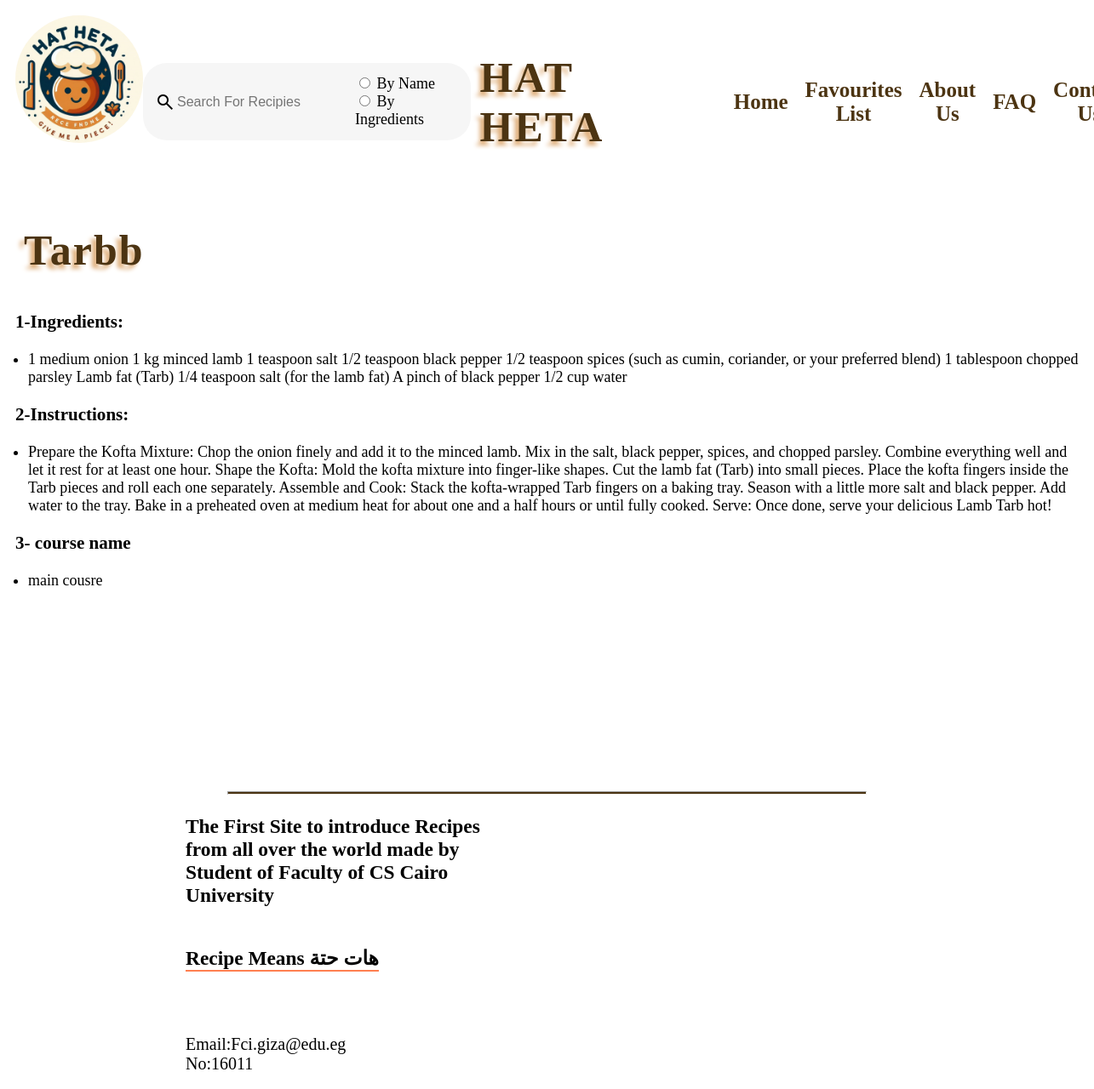
Screenshot of /display_recipe/30 with the database file from the repository.
### recipe_finder_website/models.py (models this page shows)
class Recipe(models.Model):
    name = models.CharField(max_length=255)
    course_name=models.CharField(max_length=255)
    ingredients = models.CharField(max_length=1000)
    instructions = models.CharField(max_length=1000)
    image = models.ImageField(upload_to='RecipePhotos', null=True, blank=True)

### recipe_finder_website/views.py (the view)
# urls.py: path('display_recipe/<int:id>' , views.dispalyRecipe, name='displayRecipe'),
def dispalyRecipe(request , id):
    displayedRecipe = Recipe.objects.get(id = id)
    context = {'Recipe' : displayedRecipe}
    return render(request , 'USER RECIPES.html' , context)

### recipe_finder_website/templates/USER RECIPES.html (shortened to what this page needs)
<!DOCTYPE html>
<html lang="en">
<head>
    {% load static %}
    <link rel="stylesheet" href="{% static 'CSS/HATHETA.css' %}">
</head>
<body>
<div class="hea">
    <img class="basla" src="{% static 'Images/Minfa34.jpg' %}" />
    <div id="se">
        <span class="material-symbols-outlined" id="search-icon">search</span>
        <input type="search" placeholder="Search For Recipies" id="search-input">
        <form id="myForm">
            <input type="radio" id="option1" name="options" value="option1">
            <label for="option1">By Name</label><br>
            <input type="radio" id="option2" name="options" value="option2">
            <label for="option2">By Ingredients</label><br>
        </form>
    </div>
    <h1>HAT HETA</h1>
    <ul>
        <li><a href="{% url 'userHome' %}" >Home</a></li>
        <li><a href="{% url 'show_favs' %}">Favourites List</a></li>
        <li><a href="{% url 'aboutUs' %}">About Us</a></li>
        <li><a href="{% url 'userFAQ' %}">FAQ</a></li>
        <li><a href="https://www.facebook.com">Contact Us</a></li>
    </ul>
</div>
    <div>
        <h1 class="ST"> {{ Recipe.name }} </h1>
            <h3>1-Ingredients:</h3>
        <ul>
            <li> {{ Recipe.ingredients }} </li>
        </ul>
            <h3>2-Instructions:</h3>
        <ul>
            <li> {{ Recipe.instructions }} </li>
        </ul>
        <h3> 3- course name </h3>
        <ul>
            <li>{{Recipe.course_name}}</li>
        </ul>
    <div>
        <br>
        <br>
        <br>
        <br>
        <br>
        <br>
        <br>
        <br>
        <br>
        <br>
    <hr id="line">
    <footer>
        <h3>The First Site to introduce Recipes from all over the world made by Student of Faculty of CS Cairo University</h3>
        <h3 id="con">Recipe Means <span>هات حتة</span></h3>
        <div id="About">
            <p>Email:Fci.giza@edu.eg</p>
            <p>No:16011</p>
        </div>
    </footer>
</body>

### recipe_finder_website/static/CSS/HATHETA.css (style rules this page uses)
body { padding: 10px; font-size: 18px; }
h1 { padding: 10px; }
footer { width:30%; margin-left:200px; font-size:20px; }
#About { margin-top:50px; }
#About p { margin:0; }
#con { border-bottom:2px solid coral; display:inline-block; }
#line { width:60%; font-weight: bold; height:2px; background-color:rgb(76, 52, 18); }
h1 { font-size:50px; color: rgb(76, 52, 18); letter-spacing: 2px; font-weight: bold; text-shadow: -5px 5px 5px #dfaf7b; }
.basla { height:150px;width:150px; align-self: flex-start; border-radius:50%; }
.hea { flex-direction: row; display:flex; align-items: center; justify-content: space-between; width: 89%; }
.hea ul { list-style-type:none; width:25%; display: flex; align-items: center; justify-content: space-between; align-content: space-between; text-align:center; font-size: 25px; font-weight: bold; }
.hea a { text-decoration: none; }
#se { display: flex; height:max-content; width: max-content; align-items: center; justify-content: center; align-content:center; border-radius:28px; padding:14px; background-color:#f6f6f6; }
#search-input { color:#333333; font-size:16px; outline:none; border:none; background-color:transparent; }
ul li a { color: rgb(76, 52, 18); }
.hea li { padding:10px; }
ul { padding-inline-start:15px; }

### rows the page displays
Recipe: name "Tarbb", ingredients "1 medium onion 1 kg minced lamb 1 teaspoon salt 1/2 teaspoon black pepper 1/2 teaspoon spices (such as cumin, coriander, or your preferred blend) 1 tablespoon chopped parsley Lamb fat (Tarb) 1/4 teaspoon salt (for the lamb fat) A pinch of black pepper 1/2 cup water", instructions "Prepare the Kofta Mixture: Chop the onion finely and add it to the minced lamb. Mix in the salt, black pepper, spices, and chopped parsley. Combine everything well and let it rest for at least one hour. Shape the Kofta: Mold the kofta mixture into finger-like shapes. Cut the lamb fat (Tarb) into small pieces. Place the kofta fingers inside the Tarb pieces and roll each one separately. Assemble and Cook: Stack the kofta-wrapped Tarb fingers on a baking tray. Season with a little more salt and black pepper. Add water to the tray. Bake in a preheated oven at medium heat for about one and a half hours or until fully cooked. Serve: Once done, serve your delicious Lamb Tarb hot!", course_name "main cousre"
